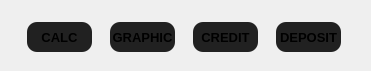
  <widget class="QWidget" name="horizontalLayoutWidget">
   <property name="geometry">
    <rect>
     <x>0</x>
     <y>0</y>
     <width>371</width>
     <height>71</height>
    </rect>
   </property>
   <layout class="QHBoxLayout" name="tabs_container">
    <property name="leftMargin">
     <number>15</number>
    </property>
    <property name="topMargin">
     <number>15</number>
    </property>
    <property name="rightMargin">
     <number>15</number>
    </property>
    <item>
     <widget class="QPushButton" name="push_button_calc">
      <property name="sizePolicy">
       <sizepolicy hsizetype="Fixed" vsizetype="Fixed">
        <horstretch>0</horstretch>
        <verstretch>0</verstretch>
       </sizepolicy>
      </property>
      <property name="minimumSize">
       <size>
        <width>65</width>
        <height>30</height>
       </size>
      </property>
      <property name="maximumSize">
       <size>
        <width>65</width>
        <height>30</height>
       </size>
      </property>
      <property name="font">
       <font>
        <pointsize>10</pointsize>
        <bold>true</bold>
       </font>
      </property>
      <property name="autoFillBackground">
       <bool>false</bool>
      </property>
      <property name="styleSheet">
       <string notr="true">QPushButton {
	background-color: #212121;
 	border: none;
 	border-radius: 10px;
}</string>
      </property>
      <property name="text">
       <string>CALC</string>
      </property>
      <property name="flat">
       <bool>false</bool>
      </property>
     </widget>
    </item>
    <item>
     <widget class="QPushButton" name="push_button_graphic">
      <property name="sizePolicy">
       <sizepolicy hsizetype="Fixed" vsizetype="Fixed">
        <horstretch>0</horstretch>
        <verstretch>0</verstretch>
       </sizepolicy>
      </property>
      <property name="minimumSize">
       <size>
        <width>65</width>
        <height>30</height>
       </size>
      </property>
      <property name="maximumSize">
       <size>
        <width>65</width>
        <height>30</height>
       </size>
      </property>
      <property name="font">
       <font>
        <pointsize>10</pointsize>
        <bold>true</bold>
       </font>
      </property>
      <property name="autoFillBackground">
       <bool>false</bool>
      </property>
      <property name="styleSheet">
       <string notr="true">QPushButton {
	background-color: #212121;
 	border: none;
 	border-radius: 10px;
}</string>
      </property>
      <property name="text">
       <string>GRAPHIC</string>
      </property>
      <property name="flat">
       <bool>false</bool>
      </property>
     </widget>
    </item>
    <item>
     <widget class="QPushButton" name="push_button_credit">
      <property name="sizePolicy">
       <sizepolicy hsizetype="Fixed" vsizetype="Fixed">
        <horstretch>0</horstretch>
        <verstretch>0</verstretch>
       </sizepolicy>
      </property>
      <property name="minimumSize">
       <size>
        <width>65</width>
        <height>30</height>
       </size>
      </property>
      <property name="maximumSize">
       <size>
        <width>65</width>
        <height>30</height>
       </size>
      </property>
      <property name="font">
       <font>
        <pointsize>10</pointsize>
        <bold>true</bold>
       </font>
      </property>
      <property name="autoFillBackground">
       <bool>false</bool>
      </property>
      <property name="styleSheet">
       <string notr="true">QPushButton {
	background-color: #212121;
 	border: none;
 	border-radius: 10px;
}</string>
      </property>
      <property name="text">
       <string>CREDIT</string>
      </property>
      <property name="flat">
       <bool>false</bool>
      </property>
     </widget>
    </item>
    <item>
     <widget class="QPushButton" name="push_button_deposit">
      <property name="sizePolicy">
       <sizepolicy hsizetype="Fixed" vsizetype="Fixed">
        <horstretch>0</horstretch>
        <verstretch>0</verstretch>
       </sizepolicy>
      </property>
      <property name="minimumSize">
       <size>
        <width>65</width>
        <height>30</height>
       </size>
      </property>
      <property name="maximumSize">
       <size>
        <width>65</width>
        <height>30</height>
       </size>
      </property>
      <property name="font">
       <font>
        <pointsize>10</pointsize>
        <bold>true</bold>
       </font>
      </property>
      <property name="autoFillBackground">
       <bool>false</bool>
      </property>
      <property name="styleSheet">
       <string notr="true">QPushButton {
	background-color: #212121;
 	border: none;
 	border-radius: 10px;
}</string>
      </property>
      <property name="text">
       <string>DEPOSIT</string>
      </property>
      <property name="flat">
       <bool>false</bool>
      </property>
     </widget>
    </item>
   </layout>
  </widget>
